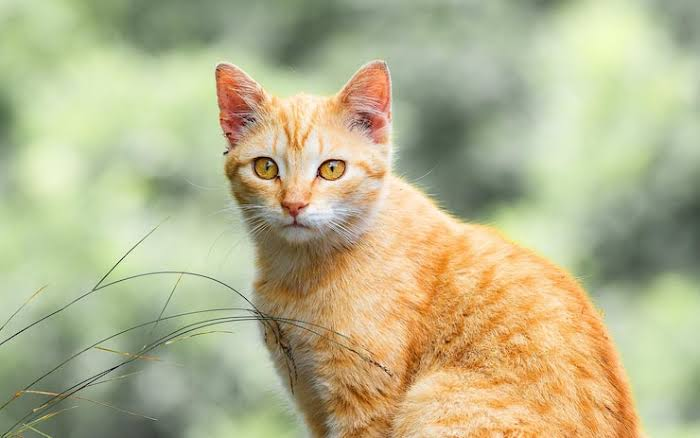
#> input picture image.jpg, 700 x 438 px
$ python lab_09.py
#> lines starting #> are read from the running program, lines starting #| are printed output that depends on the picture; after the words box and inside, x2 and y2 are one past the last pixel; in counts of white or black regions, pixels touching at a corner belong together
#Display following image operation in MATLAB/Python - i) Threshold image ii) Power enhance contract image iii) High pass image.

import cv2
import numpy as np
import matplotlib.pyplot as plt
# 1. Read image in grayscale mode
image = cv2.imread("image.jpg", cv2.IMREAD_GRAYSCALE)
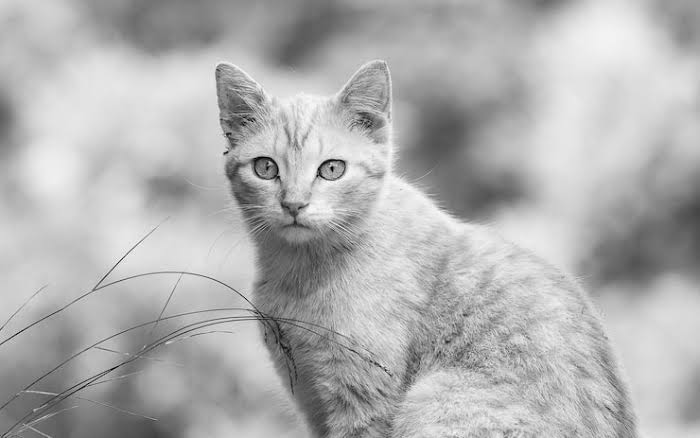
#> image: shape (438, 700); min 0, max 254, mean 176.2
if image is None:
    print("Error: Image not found! Please check the file path.")
else:
    # i) Threshold Image (Otsu Thresholding)
    _, thresh_img = cv2.threshold(
        image, 0, 255,
        cv2.THRESH_BINARY + cv2.THRESH_OTSU
    )
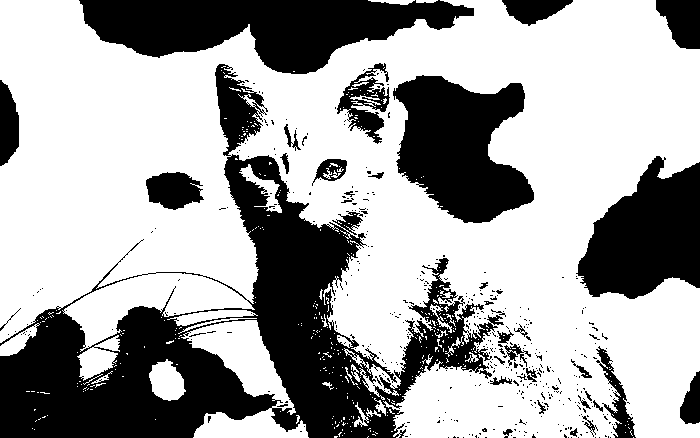
#> thresh_img: shape (438, 700); 64.8% white; 451 black regions (415 under 20 px), largest, box (x1, y1, x2, y2) and area: (0, 64, 504, 438) 53050, (79, 0, 474, 74) 17172, (393, 75, 534, 223) 13697
    # ii) Power Enhance Contrast Image (Gamma Correction)
    gamma = 0.5
    normalized_img = image / 255.0
    power_img = np.array(255 * (normalized_img ** gamma), dtype=np.uint8)
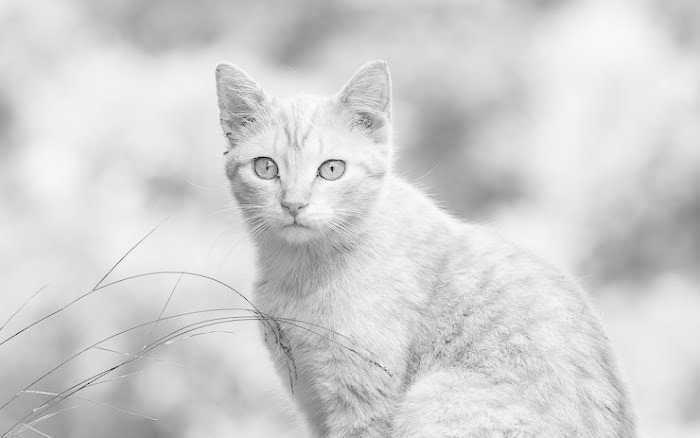
#> power_img: shape (438, 700); min 0, max 254, mean 209.9
    # iii) High Pass Image (Custom High-Pass Filter)
    kernel = np.array([
        [-1, -1, -1],
        [-1,  8, -1],
        [-1, -1, -1]
    ])
    high_pass_img = cv2.filter2D(image, -1, kernel)
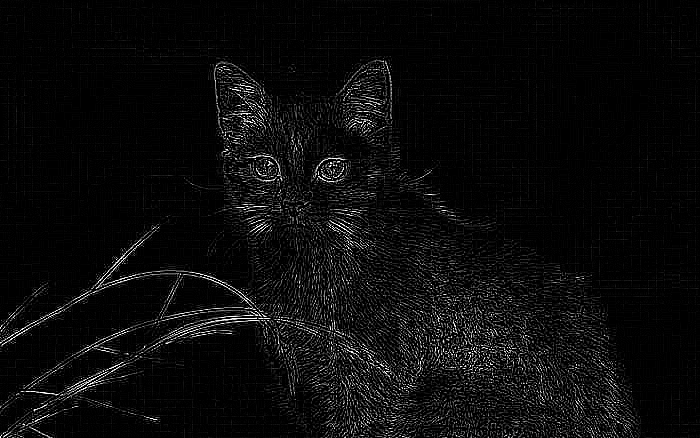
#> high_pass_img: shape (438, 700); min 0, max 255, mean 11.7
    high_pass_img = cv2.normalize(high_pass_img, None, 0, 255, cv2.NORM_MINMAX).astype(np.uint8)
    # Display operations using subplots
    plt.figure(figsize=(12, 6))

    plt.subplot(2, 2, 1)
    plt.imshow(image, cmap="gray")
    plt.title("Original Image")
    plt.axis("off")

    plt.subplot(2, 2, 2)
    plt.imshow(thresh_img, cmap="gray")
    plt.title("i) Threshold Image")
    plt.axis("off")

    plt.subplot(2, 2, 3)
    plt.imshow(power_img, cmap="gray")
    plt.title("ii) Power Enhance (Gamma) Image")
    plt.axis("off")

    plt.subplot(2, 2, 4)
    plt.imshow(high_pass_img, cmap="gray")
    plt.title("iii) High Pass Filter Image")
    plt.axis("off")

    plt.tight_layout()
    plt.show()
